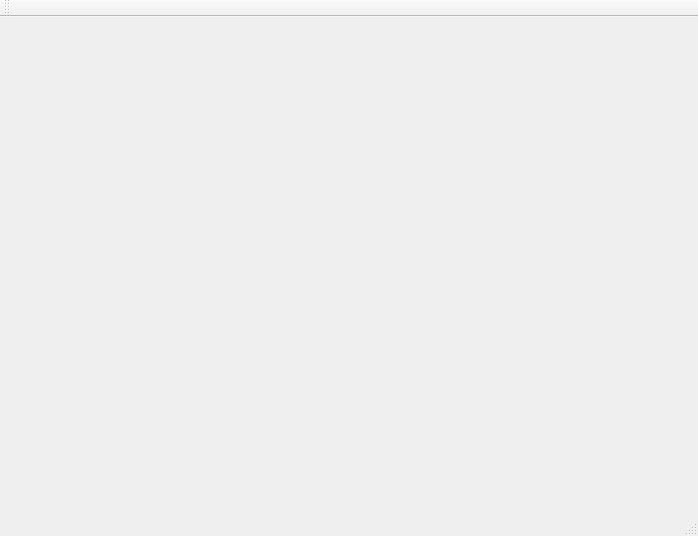
<?xml version="1.0" encoding="UTF-8"?>
<ui version="4.0">
 <class>MainWindow</class>
 <widget class="QMainWindow" name="MainWindow">
  <property name="geometry">
   <rect>
    <x>0</x>
    <y>0</y>
    <width>698</width>
    <height>536</height>
   </rect>
  </property>
  <property name="windowTitle">
   <string>MainWindow</string>
  </property>
  <widget class="QWidget" name="centralWidget"/>
  <widget class="QMenuBar" name="menuBar">
   <property name="geometry">
    <rect>
     <x>0</x>
     <y>0</y>
     <width>698</width>
     <height>27</height>
    </rect>
   </property>
  </widget>
  <widget class="QToolBar" name="mainToolBar">
   <attribute name="toolBarArea">
    <enum>TopToolBarArea</enum>
   </attribute>
   <attribute name="toolBarBreak">
    <bool>false</bool>
   </attribute>
  </widget>
  <widget class="QStatusBar" name="statusBar"/>
 </widget>
 <layoutdefault spacing="6" margin="11"/>
 <resources/>
 <connections/>
</ui>
